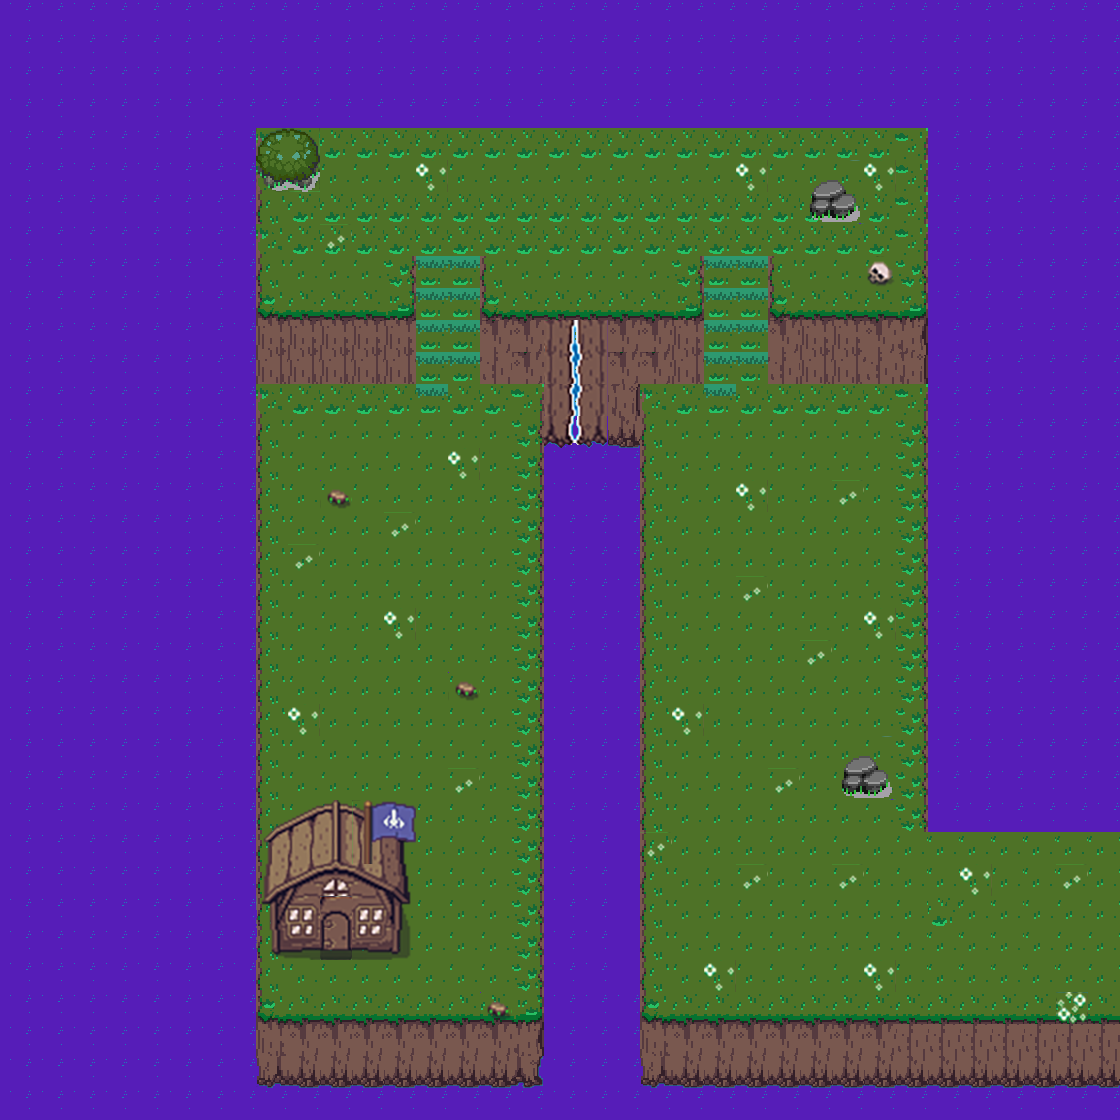

Below is a game level as drawn by its tile map, then a one-line description and the .tmx that defines it (tile-layer data replaced by summaries):
An orthogonal 35x35 tile map with 32x32 px tiles, 4 tile layers (Fondo, Escenario, Cosas, Cosas_arriba_de_cosas) and 7 objects.

<map version="1.0" tiledversion="1.0.3" orientation="orthogonal" renderorder="right-down" width="35" height="35" tilewidth="32" tileheight="32" nextobjectid="18">
 <tileset firstgid="1" source="tiles.tsx" />
 <layer name="Fondo" width="35" height="35">
  <data>[1225 cells, 1225 non-empty, 2 distinct tile ids]</data>
 </layer>
 <layer name="Escenario" width="35" height="35">
  <data>[1225 cells, 578 non-empty, 27 distinct tile ids]</data>
 </layer>
 <layer name="Cosas" width="35" height="35">
  <data>[1225 cells, 146 non-empty, 47 distinct tile ids]</data>
 </layer>
 <layer name="Cosas_arriba_de_cosas" width="35" height="35">
  <data>[1225 cells, 6 non-empty, 6 distinct tile ids]</data>
 </layer>
 <objectgroup name="Collisions">
  <object id="9" x="922" y="363">
   <polyline points="0,0 -153,0 -152,-50 1,-48 -1,-2" />
  </object>
  <object id="10" x="701" y="364">
   <polyline points="0,0 -218,2 -218,-46 0,-45 -1,-2" />
  </object>
  <object id="12" x="847" y="217">
   <polyline points="0,0 11,-15 3,-26 -10,-35 -32,-27 -37,-14 -33,-3 -3,-1" />
  </object>
  <object id="13" x="307" y="181">
   <polyline points="0,0 13,-26 -3,-40 -41,-43 -46,-18 -30,0 -3,-1" />
  </object>
  <object id="14" x="395" y="946">
   <polyline points="0,0 -2,-96 -115,-94 -116,-3 -2,-7" />
  </object>
  <object id="15" x="869" y="782">
   <polyline points="0,0 14,-3 3,-15 -20,-14 -24,0 -7,0" />
  </object>
  <object id="17" x="413" y="367">
   <polyline points="0,0 -154,0 -154,-50 -2,-46 -1,-3" />
  </object>
 </objectgroup>
</map>
